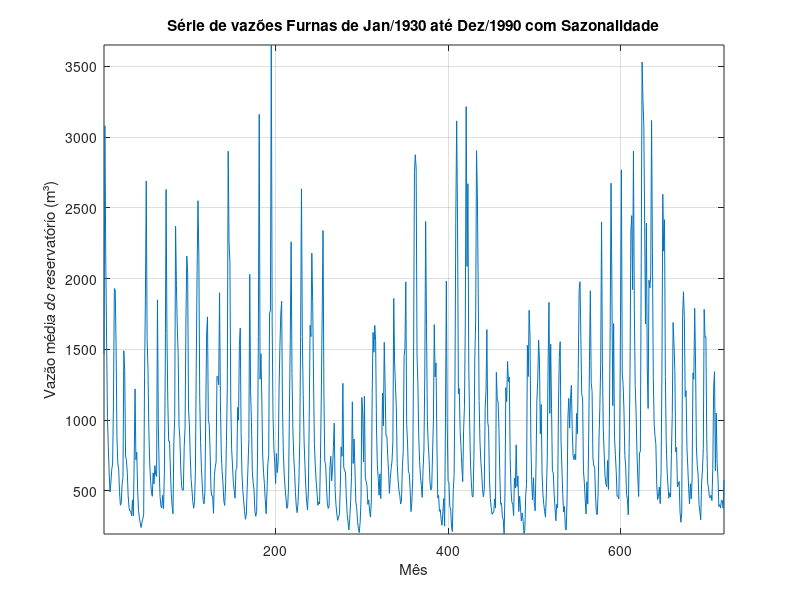

Here is the MATLAB script that generated this plot: (Note: this script raises an error after producing the figure.)
% DISCIPLINA: TIP7044 - ESTIMAÇÃO E IDENTIFICAÇÃO DE SISTEMAS (2022.2 - T01)
% PROFESSOR: GUILHERME DE ALENCAR BARRETO
% ALUNO(A): ANDREZA COSTA NASCIMENTO
% MATRÍCULA: 544957

% 1º TRABALHO COMPUTACIONAL

%% Parte 1  - Método Alternativo

clc;clear;

serie_vazoes = load('furnas.dat');
m_serie = mean(serie_vazoes);
dp_serie = std(serie_vazoes);
modulo_serie = reshape((serie_vazoes./m_serie)', 1,[]);
serie_vazoes = reshape((serie_vazoes)', 1,[]);

fig = figure; clf

h = plot(serie_vazoes); hold on

grid on

% define figure properties
opts.Colors     = get(groot,'defaultAxesColorOrder');
opts.saveFolder = 'img/';
opts.width      = 20;
opts.height     = 10;
opts.fontType   = 'Times';
opts.fontSize   = 24.6;

% add axis labes and legend
axis tight
title('Série de vazões Furnas de Jan/1930 até Dez/1990 com Sazonalidade')
xlabel('Mês')
ylabel('Vazão média do reservatório (m³)')
%legend('1960','1946','1970','1972','1975')

% scaling
fig.Units               = 'centimeters';
fig.Position(3)         = opts.width;
fig.Position(4)         = opts.height;

% set text properties
set(fig.Children, ...
    'FontName',     'Times', ...
    'FontSize',     23);

% remove unnecessary white space
set(gca,'LooseInset',max(get(gca,'TightInset'), 0.02))
hold off

fig = figure; clf

h = plot(modulo_serie); hold on

grid on

% define figure properties
opts.Colors     = get(groot,'defaultAxesColorOrder');
opts.saveFolder = 'img/';
opts.width      = 20;
opts.height     = 10;
opts.fontType   = 'Times';
opts.fontSize   = 24.6;

% add axis labes and legend
axis tight
title('Série de vazões Furnas de Jan/1930 até Dez/1990 sem Sazonalidade')
xlabel('Mês')
ylabel('Vazão média do reservatório (m³)')
%legend('1960','1946','1970','1972','1975')

% scaling
fig.Units               = 'centimeters';
fig.Position(3)         = opts.width;
fig.Position(4)         = opts.height;

% set text properties
set(fig.Children, ...
    'FontName',     'Times', ...
    'FontSize',     23);

% remove unnecessary white space
set(gca,'LooseInset',max(get(gca,'TightInset'), 0.02))
hold off

%HISTOGRAMA

fig = figure; clf

h = histogram(modulo_serie); hold on

grid on

% define figure properties
opts.Colors     = get(groot,'defaultAxesColorOrder');
opts.saveFolder = 'img/';
opts.width      = 20;
opts.height     = 10;
opts.fontType   = 'Times';
opts.fontSize   = 24.6;

% add axis labes and legend
axis tight
title('Histograma da Série de Vazões Furnas sem Sazonalidade')
%xlabel('Vazão média do reservatório (m³)')
ylabel('Frequência (Meses)')
%legend('1960','1946','1970','1972','1975')

% scaling
fig.Units               = 'centimeters';
fig.Position(3)         = opts.width;
fig.Position(4)         = opts.height;

% set text properties
set(fig.Children, ...
    'FontName',     'Times', ...
    'FontSize',     23);

% remove unnecessary white space
set(gca,'LooseInset',max(get(gca,'TightInset'), 0.02))
hold off
